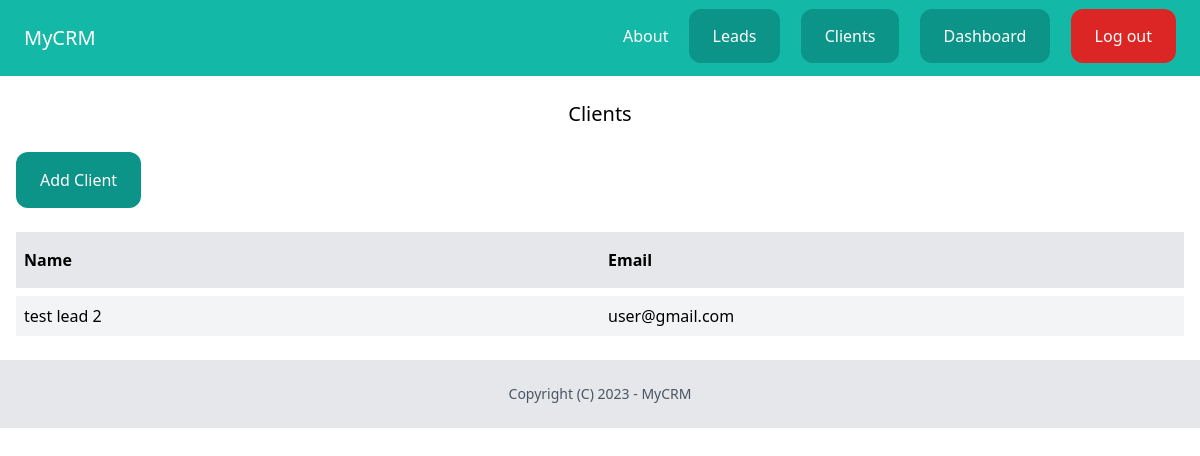
/dashboard/client/ (signed in), run on an earlier commit of the app's database.
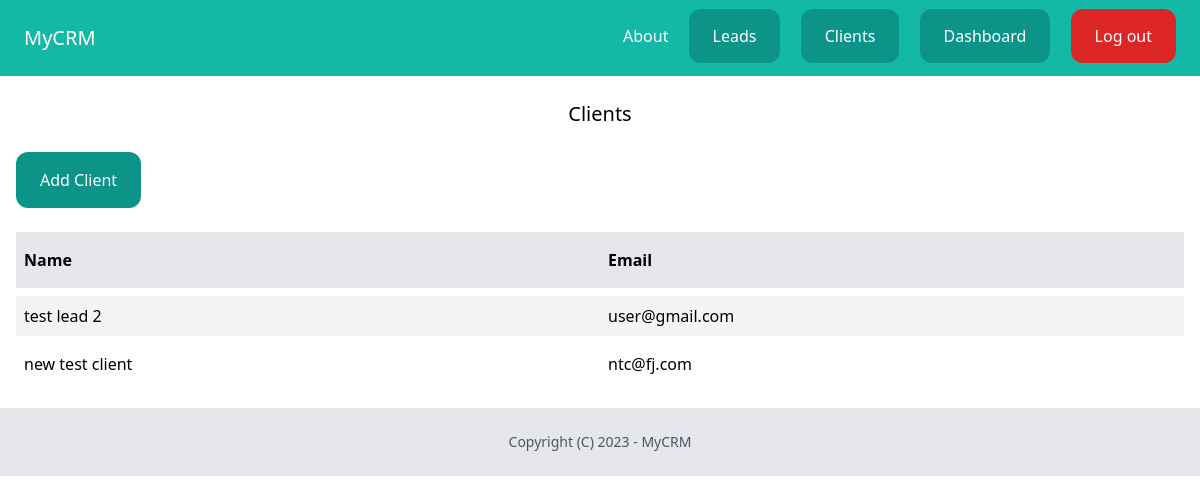
And on a later commit of the database.
### client/models.py (models this page shows, shortened)
class Client(models.Model):
    name = models.CharField(max_length=150)
    email = models.EmailField()
    description = models.TextField(null=True, blank=True)
    created_by = models.ForeignKey(User, related_name='client', on_delete=models.CASCADE)
    created_at = models.DateTimeField(auto_now_add=True)
    modified_at = models.DateTimeField(auto_now=True)

### client/views.py (the view)
# urls.py: path('', views.client_list, name='clients_list'),
@login_required
def client_list(request):
    clients = Client.objects.filter(created_by=request.user)
    return render(request, 'client/client_list.html', {'clients':clients})

### templates/client/client_list.html (shortened to what this page needs)
{% extends "base.html" %}
{% block content %}
    <div class="py-6 px-4">
        <h1 class="mb-6 text-xl text-center"> Clients </h1>
        <a href=" {% url 'add_client' %} " class=" inline-block py-4 px-6 bg-teal-600 rounded-xl text-white">Add Client</a>
        {% if clients  %}
            <div class="mt-6 flex justify-between">
                <p class="py-4 px-2 bg-gray-200 w-full font-semibold">Name</p>
                <p class="py-4 px-2 bg-gray-200 w-full font-semibold">Email</p>
            </div>
            {% for client in clients %}
                <div class="mt-2 flex justify-between">
                    <p class="py-2 px-2 w-full {% cycle 'bg-gray-100' '' %}">
                        <a href=" {% url 'client_detail' client.pk %} ">{{client.name}}</a>
                    </p>
                    <p class="py-2 px-2 w-full {% cycle 'bg-gray-100' '' %}">{{client.email}}</p>
                </div>
            {% endfor %}
        {% else %}
                <p class="px-2 px-2">There are no clients list in the database.</p>
        {% endif %}
    </div>
{% endblock content %}

### templates/base.html (shortened to what this page needs)
<!doctype html>
<html>
    <head>
        <script src="https://cdn.tailwindcss.com"></script>
    </head>
    <body>
        <nav class="py-6 px-6 flex justify-between bg-teal-500">
            <a href="/" class="text-white text-xl">MyCRM</a>
            <div class="space-x-4">
                <a href="{% url 'about' %}" class="text-white">About</a>
                {% if request.user.is_authenticated %}
                    <a href="{% url 'leads_list' %}" class="py-4 px-6 bg-teal-600 rounded-xl text-white">Leads</a>
                    <a href="{% url 'clients_list' %}" class="py-4 px-6 bg-teal-600 rounded-xl text-white">Clients</a>
                    <a href="{% url 'dashboard' %}" class="py-4 px-6 bg-teal-600 rounded-xl text-white">Dashboard</a>
                    <a href="{% url 'logout' %}" class="py-4 px-6 bg-red-600 rounded-xl text-white">Log out</a>
                {% else %}
                    <a href="{% url 'login' %}" class="py-4 px-6 bg-teal-600 rounded-xl text-white">Log In</a>
                    <a href="{% url 'signup' %}" class="py-4 px-6 bg-teal-300 rounded-xl text-white">Sign Up</a>
                {% endif %}
            </div>
        </nav>
        {% block content %}
        {% endblock content %}
        <footer class="py-6 text-center bg-gray-200">
            <p class="text-sm text-gray-600">
                Copyright (C) 2023 - MyCRM
            </p>
        </footer>
    </body>
</html>

What changed in the data, as far as the page shows it:
added Client: name "new test client", email "ntc@fj.com"
